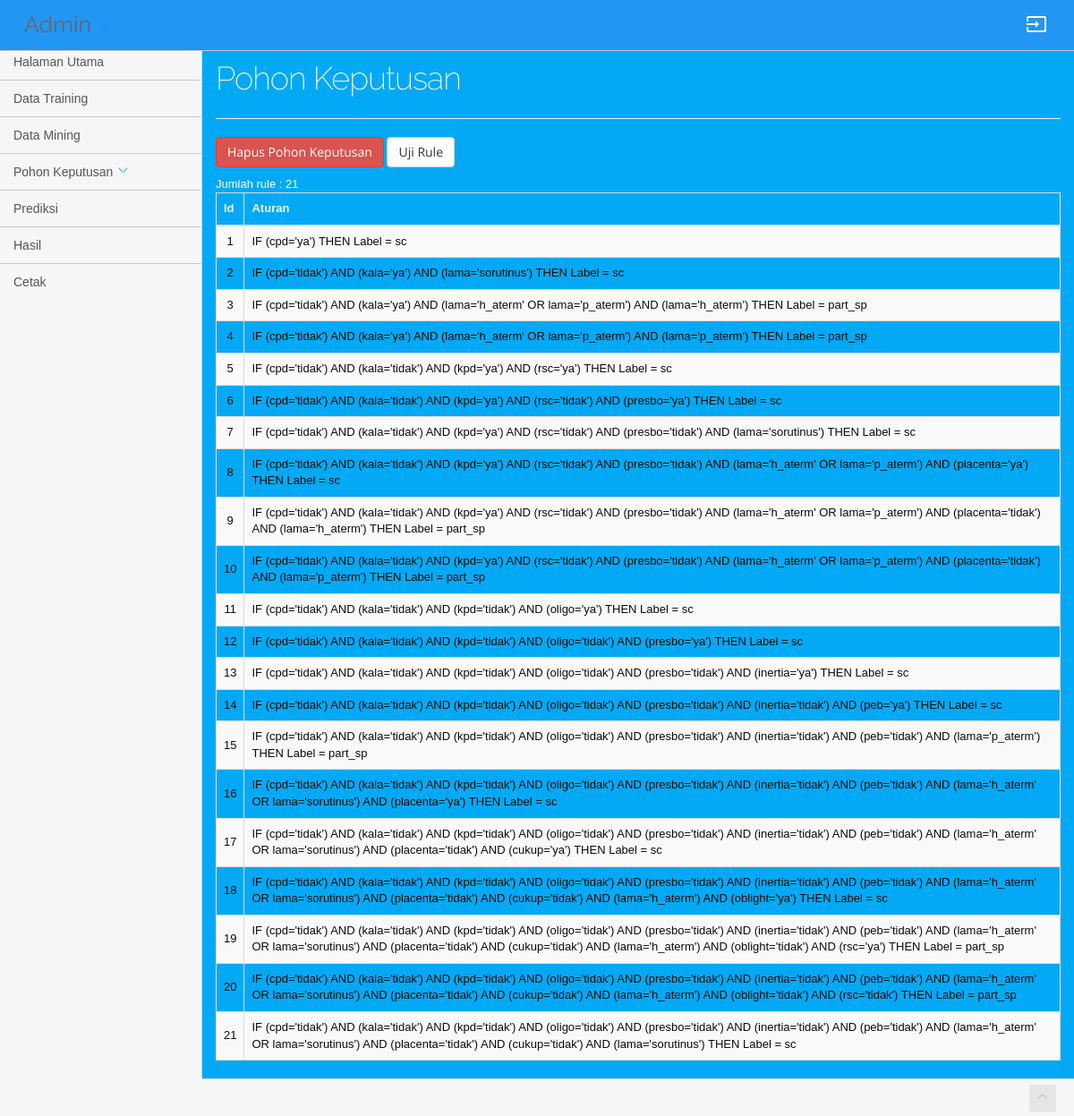
/index.php?menu=pohon_keputusan (signed in), run on the app's committed database.
### tables this page shows
CREATE TABLE `t_keputusan` (
  `id` int(11) NOT NULL,
  `parent` text NOT NULL,
  `akar` text NOT NULL,
  `keputusan_hasil` varchar(50) NOT NULL
);

### fungsi.php (called while the page is built, shortened)
<?php
function can_access_menu($menu){
    return true;
}

### database.php (called while the page is built, shortened)
<?php
class database {
    private $servername;
    private $user_db;
    private $password_db;
    private $database;
    private $koneksi;
    function database() {
        return $this->connect_db();
    }
    function load_conf_db() {
        $path = dirname(__FILE__) . '/koneksi.php';
        if (file_exists($path)) {
            $conf = include $path;
            $this->servername = @$conf['host'];
            $this->database = @$conf['dbname'];
            $this->user_db = @$conf['username'];
            $this->password_db = @$conf['password'];
        }
    }
    public function connect_db() {
        $this->koneksi = mysqli_connect($this->servername, $this->user_db, $this->password_db, $this->database);
        return $this->koneksi;
    }
    function db_query($sql) {
        $conn = $this->koneksi;
        return mysqli_query($conn, $sql);
    }
    function db_fetch_array($result) {
        return mysqli_fetch_array($result);
    }
    function db_num_rows($result) {
        return mysqli_num_rows($result);
    }
}
?>

### koneksi.php (called while the page is built)
<?php
return array(
    'host' => "localhost",
    'username' => "root",
    'password' => "",
    'dbname' => "lahir_c45",
);

### pohon_keputusan.php (the view, shortened to what this page needs)
<?php
include_once "database.php";
include_once "fungsi.php";
$db_object = new database();
?>
<div class="content">
    <div class="main-content">
        <div class="container bg-light-blue">
            <div class="row">
                <div class="col-sm-12">
                    <div class="page-header">
                        <h1>Pohon Keputusan </h1>
                    </div>
                </div>
            </div>
            <?php
            $query = $db_object->db_query("select * from t_keputusan order by(id)");
            $jumlah = $db_object->db_num_rows($query);
            if ($jumlah == 0) {
                echo "<center><h3> Pohon keputusan belum terbentuk...</h3></center>";
            } else {
                if ($_SESSION['prediksilahir_c45_level'] == 1) {
                    ?>
                    <p>
                        <a href="?menu=pohon_keputusan&act=delete" class="btn btn-danger" onClick="return confirm('Anda yakin akan hapus pohon keputusan?')">
                            Hapus Pohon Keputusan
                        </a>
                        <a href="?menu=uji_rule" class="btn btn-default">Uji Rule</a>
                    </p>
                    <?php
                }
                echo "Jumlah rule : " . $jumlah . "<br>";
                ?>
                <div class="table-responsive">
                    <table class="table table-striped table-bordered table-hover" id="sample-table-1">
                        <thead>
                            <tr>
                                <th>Id</th>
                                <th>Aturan</th>
                            </tr>
                        </thead>
                        <tbody>
                            <?php
                            while ($row = $db_object->db_fetch_array($query)) {
                                ?>
                                <tr>
                                    <td align='center'><?php echo $row['id']; ?></td>
                                    <td><?php
                                        echo "IF ";
                                        if ($row['parent'] != '') {
                                            echo $row['parent'] . " AND ";
                                        }
                                        echo $row['akar'] . " THEN Label = " . $row['keputusan_hasil'];
                                        ?>
                                    </td>
                                </tr>
                                <?php
                            }
                            ?>
                        </tbody>
                    </table>
                </div>
                <?php
            }
            ?>
        </div>
    </div>
</div>

### index.php (shortened to what this page needs)
<?php
$menu = '';
if (isset($_GET['menu'])) {
    $menu = $_GET['menu'];
}
include_once 'fungsi.php';
include_once "database.php";
?>
<!DOCTYPE html>
<html lang="en" class="no-js">
    <head>
        <link rel="stylesheet" href="assets/plugins/bootstrap/css/bootstrap.min.css">
        <link rel="stylesheet" href="assets/plugins/font-awesome/css/font-awesome.min.css">
        <link rel="stylesheet" href="assets/fonts/style.css">
        <link rel="stylesheet" href="assets/css/main.css">
        <link rel="stylesheet" href="assets/css/main-responsive.css">
        <link rel="stylesheet" href="assets/plugins/iCheck/skins/all.css">
        <link rel="stylesheet" href="assets/plugins/bootstrap-colorpalette/css/bootstrap-colorpalette.css">
        <link rel="stylesheet" href="assets/plugins/perfect-scrollbar/src/perfect-scrollbar.css">
        <link rel="stylesheet" href="assets/css/theme_light.css" type="text/css" id="skin_color">
        <link rel="stylesheet" href="assets/css/print.css" type="text/css" media="print"/>
        <link rel="stylesheet" href="assets/plugins/fullcalendar/fullcalendar/fullcalendar.css">
    </head>
    <body>
        <?php
        include "header.php";
        ?>
        <div class="main-container">
            <?php
            include "sidebarMenu.php";
        $menu = '';
            if (isset($_GET['menu'])) {
                $menu = $_GET['menu'];
            }
            if ($menu != '') {
                if (file_exists($menu . ".php")) {
                    if (can_access_menu($menu)) {
                        include $menu . '.php';
                    } else {
                        include "forbidden.php";
                    }
                } else {
                    include "not_found.php";
                }
            } else {
                include "home.php";
            }
            ?>
        </div>
        <div class="footer clearfix">
            <div class="footer-items">
                <span class="go-top"><i class="clip-chevron-up"></i></span>
            </div>
        </div>
        <link rel="stylesheet" href="assets/css/style.css">
        <link rel="stylesheet" href="assets/css/themes/all-themes.css">
    </body>
</html>

### header.php (shortened to what this page needs)
<div class="theme-blue">
<div class="navbar navbar-inverse navbar-fixed-top">
    <div class="container">
        <div class="navbar-header">
            <div class="navbar-tools">
            <ul class="nav navbar-left">
            <li class="dropdown current-user">
                    <a  class="navbar-brand"  data-toggle="dropdown" data-hover="dropdown" class="dropdown-toggle" data-close-others="true" href="#">
                        <?php echo $_SESSION['prediksilahir_c45_nama']; ?>
                        <i class="clip-chevron-down"></i>
                    </a>
                </li>
            </ul>
            </div>
        </div>
        <div class="navbar-tools">
            <ul class="nav navbar-right">
            <li>
                        <a title="Log Out" href="logout.php" onclick="notif()">
                            <i class="material-icons">input</i>
                        </a>
                    </li>
            </ul>
        </div>
    </div>
</div>
</div>

### sidebarMenu.php (shortened to what this page needs)
<?php
$menu = '';
if (isset($_GET['menu'])) {
    $menu = $_GET['menu'];
}
?>
<div class="navbar-content">
    <div class="main-navigation navbar-collapse collapse">
        <ul class="main-navigation-menu">
            <li <?php if (empty($menu)) echo "class='active open'"; ?> >
                <a href="index.php">
                    <span class="title"> Halaman Utama </span><span class="selected"></span>
                </a>
            </li>
            <?php
            if ($_SESSION['prediksilahir_c45_level'] == 1) {
                ?>
                <li <?php if ($menu == 'olah_data') echo "class='active open'"; ?> >
                    <a href="index.php?menu=olah_data">
                        <span class="title"> Data Training </span><span class="selected"></span>
                    </a>
                </li>
                <li <?php if ($menu == 'data_mining') echo "class='active open'"; ?> >
                    <a href="index.php?menu=data_mining">
                        <span class="title"> Data Mining </span><span class="selected"></span>
                    </a>
                </li>
                <?php
            }
            ?>
            <li class="dropdown">
                    <a data-toggle="dropdown" data-hover="dropdown" class="dropdown-toggle" data-close-others="true" href="#">
                        Pohon Keputusan
                        <i class="clip-chevron-down"></i>
                    </a>
                </li>
                <li <?php if ($menu == 'prediksi') echo "class='active open'"; ?> >
                    <a href="index.php?menu=prediksi">
                        <span class="title"> Prediksi </span><span class="selected"></span>
                    </a>
                </li>
            <li <?php if ($menu == 'hasil') echo "class='active open'"; ?> >
                <a href="index.php?menu=hasil">
                    <span class="title"> Hasil </span><span class="selected"></span>
                </a>
            </li>
            <li <?php if ($menu == 'cetak') echo "class='active open'"; ?> >
                <a href="index.php?menu=cetak">
                    <span class="title"> Cetak </span><span class="selected"></span>
                </a>
            </li>
        </ul>
    </div>
</div>

### assets/css/main-responsive.css (style rules this page uses)
@media (min-width: 768px) { .main-navigation { position: absolute; width: 225px; } }
@media (min-width: 768px) { .main-content { margin-left: 225px; } }
@media (min-width: 768px) { .main-content > .container { min-height: 760px; } }

### assets/css/theme_light.css (style rules this page uses)
body, .main-container, .footer, .main-navigation, ul.main-navigation-menu > li > ul.sub-menu, .navigation-small ul.main-navigation-menu > li > ul.sub-menu { background-color: #F6F6F6 !important; }
.navbar-inverse { background: rgba(255, 255, 255, 0.9); border-color: #C8C7CC; }
.navbar-inverse .navbar-brand, .navbar-inverse .navbar-brand:hover, .navbar-inverse .nav > li > a { color: #666666; }
.navbar-inverse .navbar-brand i, .navbar-inverse .navbar-brand:hover i { color: #007AFF; }
.navbar-inverse .nav > li > a { color: #999999; }
.navbar-inverse .nav > li.current-user > a { color: #666666 !important; }
.navbar-inverse .nav > li.current-user > a i { display: inline-block; text-align: center; width: 1.25em; color: #007AFF !important; font-size: 12px; }
ul.main-navigation-menu > li a { border-bottom: none; border-top-color: #C8C7CC; color: #555555; }
ul.main-navigation-menu > li a > i { color: #007AFF; font-weight: normal; }
.navigation-toggler, .go-top { background-color: #E4E5E6 !important; color:#b1b1b1; }
.main-content .container { border-left: 1px solid #D9D9D9; border-bottom: 1px solid #D9D9D9; }

### assets/css/print.css (style rules this page uses)
.navbar { display: none; }
.main-navigation { display: none; }
.page-header { display: none; }
.footer { display: none; }
.main-container { margin: 0 !important; padding: 0 !important; }
.main-content .container { min-height: auto !important; border: none !important; }

### assets/css/style.css (style rules this page uses)
.bg-light-blue { background-color: #03A9F4 !important; color: #fff; }

### assets/css/themes/all-themes.css (style rules this page uses)
.theme-blue .navbar { background-color: #2196F3; }
.theme-blue .navbar-brand { color: #fff; }
.theme-blue .nav > li > a { color: #fff; }

### data on the page
t_keputusan: id "1", akar "(cpd='ya')", keputusan_hasil "sc"
t_keputusan: id "2", parent "(cpd='tidak') AND (kala='ya')", akar "(lama='sorutinus')", keputusan_hasil "sc"
t_keputusan: id "3", parent "(cpd='tidak') AND (kala='ya') AND (lama='h_aterm' OR lama='p_aterm')", akar "(lama='h_aterm')", keputusan_hasil "part_sp"
t_keputusan: id "4", parent "(cpd='tidak') AND (kala='ya') AND (lama='h_aterm' OR lama='p_aterm')", akar "(lama='p_aterm')", keputusan_hasil "part_sp"
t_keputusan: id "5", parent "(cpd='tidak') AND (kala='tidak') AND (kpd='ya')", akar "(rsc='ya')", keputusan_hasil "sc"
t_keputusan: id "6", parent "(cpd='tidak') AND (kala='tidak') AND (kpd='ya') AND (rsc='tidak')", akar "(presbo='ya')", keputusan_hasil "sc"
t_keputusan: id "7", parent "(cpd='tidak') AND (kala='tidak') AND (kpd='ya') AND (rsc='tidak') AND (presbo='tidak')", akar "(lama='sorutinus')", keputusan_hasil "sc"
t_keputusan: id "8", parent "(cpd='tidak') AND (kala='tidak') AND (kpd='ya') AND (rsc='tidak') AND (presbo='tidak') AND (lama='h_aterm' OR lama='p_aterm')", akar "(placenta='ya')", keputusan_hasil "sc"
t_keputusan: id "9", parent "(cpd='tidak') AND (kala='tidak') AND (kpd='ya') AND (rsc='tidak') AND (presbo='tidak') AND (lama='h_aterm' OR lama='p_aterm') AND (placenta='tidak')", akar "(lama='h_aterm')", keputusan_hasil "part_sp"
t_keputusan: id "10", parent "(cpd='tidak') AND (kala='tidak') AND (kpd='ya') AND (rsc='tidak') AND (presbo='tidak') AND (lama='h_aterm' OR lama='p_aterm') AND (placenta='tidak')", akar "(lama='p_aterm')", keputusan_hasil "part_sp"
t_keputusan: id "11", parent "(cpd='tidak') AND (kala='tidak') AND (kpd='tidak')", akar "(oligo='ya')", keputusan_hasil "sc"
t_keputusan: id "12", parent "(cpd='tidak') AND (kala='tidak') AND (kpd='tidak') AND (oligo='tidak')", akar "(presbo='ya')", keputusan_hasil "sc"
t_keputusan: id "13", parent "(cpd='tidak') AND (kala='tidak') AND (kpd='tidak') AND (oligo='tidak') AND (presbo='tidak')", akar "(inertia='ya')", keputusan_hasil "sc"
t_keputusan: id "14", parent "(cpd='tidak') AND (kala='tidak') AND (kpd='tidak') AND (oligo='tidak') AND (presbo='tidak') AND (inertia='tidak')", akar "(peb='ya')", keputusan_hasil "sc"
t_keputusan: id "15", parent "(cpd='tidak') AND (kala='tidak') AND (kpd='tidak') AND (oligo='tidak') AND (presbo='tidak') AND (inertia='tidak') AND (peb='tidak')", akar "(lama='p_aterm')", keputusan_hasil "part_sp"
t_keputusan: id "16", parent "(cpd='tidak') AND (kala='tidak') AND (kpd='tidak') AND (oligo='tidak') AND (presbo='tidak') AND (inertia='tidak') AND (peb='tidak') AND (lama='h_aterm' OR lama='sorutinus')", akar "(placenta='ya')", keputusan_hasil "sc"
t_keputusan: id "17", parent "(cpd='tidak') AND (kala='tidak') AND (kpd='tidak') AND (oligo='tidak') AND (presbo='tidak') AND (inertia='tidak') AND (peb='tidak') AND (lama='h_aterm' OR lama='sorutinus') AND (placenta='tidak')", akar "(cukup='ya')", keputusan_hasil "sc"
t_keputusan: id "18", parent "(cpd='tidak') AND (kala='tidak') AND (kpd='tidak') AND (oligo='tidak') AND (presbo='tidak') AND (inertia='tidak') AND (peb='tidak') AND (lama='h_aterm' OR lama='sorutinus') AND (placenta='tidak') AND (cukup='tidak') AND (lama='h_aterm')", akar "(oblight='ya')", keputusan_hasil "sc"
t_keputusan: id "19", parent "(cpd='tidak') AND (kala='tidak') AND (kpd='tidak') AND (oligo='tidak') AND (presbo='tidak') AND (inertia='tidak') AND (peb='tidak') AND (lama='h_aterm' OR lama='sorutinus') AND (placenta='tidak') AND (cukup='tidak') AND (lama='h_aterm') AND (oblight='tidak')", akar "(rsc='ya')", keputusan_hasil "part_sp"
t_keputusan: id "20", parent "(cpd='tidak') AND (kala='tidak') AND (kpd='tidak') AND (oligo='tidak') AND (presbo='tidak') AND (inertia='tidak') AND (peb='tidak') AND (lama='h_aterm' OR lama='sorutinus') AND (placenta='tidak') AND (cukup='tidak') AND (lama='h_aterm') AND (oblight='tidak')", akar "(rsc='tidak')", keputusan_hasil "part_sp"
t_keputusan: id "21", parent "(cpd='tidak') AND (kala='tidak') AND (kpd='tidak') AND (oligo='tidak') AND (presbo='tidak') AND (inertia='tidak') AND (peb='tidak') AND (lama='h_aterm' OR lama='sorutinus') AND (placenta='tidak') AND (cukup='tidak')", akar "(lama='sorutinus')", keputusan_hasil "sc"

### other printed values
$_SESSION['prediksilahir_c45_nama'] "Admin"
$jumlah "21"
